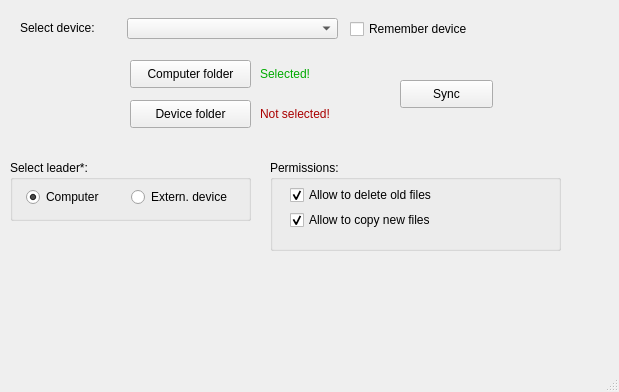
<?xml version="1.0" encoding="UTF-8"?>
<ui version="4.0">
 <class>MainWindow</class>
 <widget class="QMainWindow" name="MainWindow">
  <property name="geometry">
   <rect>
    <x>0</x>
    <y>0</y>
    <width>619</width>
    <height>392</height>
   </rect>
  </property>
  <property name="windowTitle">
   <string>MainWindow</string>
  </property>
  <widget class="QWidget" name="centralwidget">
   <widget class="QComboBox" name="comboBox">
    <property name="geometry">
     <rect>
      <x>127</x>
      <y>18</y>
      <width>211</width>
      <height>21</height>
     </rect>
    </property>
   </widget>
   <widget class="QLabel" name="label_selectdevice">
    <property name="geometry">
     <rect>
      <x>20</x>
      <y>20</y>
      <width>81</width>
      <height>16</height>
     </rect>
    </property>
    <property name="text">
     <string>Select device:</string>
    </property>
   </widget>
   <widget class="QCheckBox" name="checkBox_rememberDevice">
    <property name="geometry">
     <rect>
      <x>350</x>
      <y>19</y>
      <width>131</width>
      <height>20</height>
     </rect>
    </property>
    <property name="text">
     <string>Remember device</string>
    </property>
   </widget>
   <widget class="QPushButton" name="pushButton_selectPcPath">
    <property name="geometry">
     <rect>
      <x>130</x>
      <y>60</y>
      <width>121</width>
      <height>28</height>
     </rect>
    </property>
    <property name="text">
     <string>Computer folder</string>
    </property>
   </widget>
   <widget class="QPushButton" name="pushButton_selectDevicePath">
    <property name="geometry">
     <rect>
      <x>130</x>
      <y>100</y>
      <width>121</width>
      <height>28</height>
     </rect>
    </property>
    <property name="text">
     <string>Device folder</string>
    </property>
   </widget>
   <widget class="QLabel" name="label_isComputerFolderSelected">
    <property name="geometry">
     <rect>
      <x>260</x>
      <y>66</y>
      <width>81</width>
      <height>16</height>
     </rect>
    </property>
    <property name="text">
     <string>&lt;html&gt;&lt;head/&gt;&lt;body&gt;&lt;p&gt;&lt;span style=&quot; color:#00aa00;&quot;&gt;Selected!&lt;/span&gt;&lt;/p&gt;&lt;/body&gt;&lt;/html&gt;</string>
    </property>
   </widget>
   <widget class="QLabel" name="label_isDeviceFolderSelected_2">
    <property name="geometry">
     <rect>
      <x>260</x>
      <y>106</y>
      <width>81</width>
      <height>16</height>
     </rect>
    </property>
    <property name="text">
     <string>&lt;html&gt;&lt;head/&gt;&lt;body&gt;&lt;p&gt;&lt;span style=&quot; color:#aa0000;&quot;&gt;Not selected!&lt;/span&gt;&lt;/p&gt;&lt;/body&gt;&lt;/html&gt;</string>
    </property>
   </widget>
   <widget class="QGroupBox" name="groupBox_leader">
    <property name="geometry">
     <rect>
      <x>10</x>
      <y>160</y>
      <width>241</width>
      <height>61</height>
     </rect>
    </property>
    <property name="title">
     <string>Select leader*:</string>
    </property>
    <widget class="QRadioButton" name="radioButton_deviceLeader">
     <property name="geometry">
      <rect>
       <x>121</x>
       <y>27</y>
       <width>111</width>
       <height>20</height>
      </rect>
     </property>
     <property name="text">
      <string>Extern. device</string>
     </property>
     <property name="checked">
      <bool>false</bool>
     </property>
    </widget>
    <widget class="QRadioButton" name="radioButton_PcLeader">
     <property name="geometry">
      <rect>
       <x>16</x>
       <y>27</y>
       <width>95</width>
       <height>20</height>
      </rect>
     </property>
     <property name="text">
      <string>Computer</string>
     </property>
     <property name="checked">
      <bool>true</bool>
     </property>
    </widget>
   </widget>
   <widget class="QGroupBox" name="groupBox_permissions">
    <property name="geometry">
     <rect>
      <x>270</x>
      <y>160</y>
      <width>291</width>
      <height>91</height>
     </rect>
    </property>
    <property name="title">
     <string>Permissions:</string>
    </property>
    <widget class="QCheckBox" name="checkBox_deleteOldFiles">
     <property name="geometry">
      <rect>
       <x>20</x>
       <y>25</y>
       <width>191</width>
       <height>20</height>
      </rect>
     </property>
     <property name="text">
      <string>Allow to delete old files</string>
     </property>
     <property name="checked">
      <bool>true</bool>
     </property>
    </widget>
    <widget class="QCheckBox" name="checkBox_copyNewFiles">
     <property name="geometry">
      <rect>
       <x>20</x>
       <y>50</y>
       <width>191</width>
       <height>20</height>
      </rect>
     </property>
     <property name="text">
      <string>Allow to copy new files</string>
     </property>
     <property name="checked">
      <bool>true</bool>
     </property>
    </widget>
   </widget>
   <widget class="QPushButton" name="pushButton_sync">
    <property name="geometry">
     <rect>
      <x>400</x>
      <y>80</y>
      <width>93</width>
      <height>28</height>
     </rect>
    </property>
    <property name="text">
     <string>Sync</string>
    </property>
   </widget>
  </widget>
  <widget class="QMenuBar" name="menubar">
   <property name="geometry">
    <rect>
     <x>0</x>
     <y>0</y>
     <width>619</width>
     <height>21</height>
    </rect>
   </property>
  </widget>
  <widget class="QStatusBar" name="statusbar"/>
 </widget>
 <resources/>
 <connections/>
</ui>
